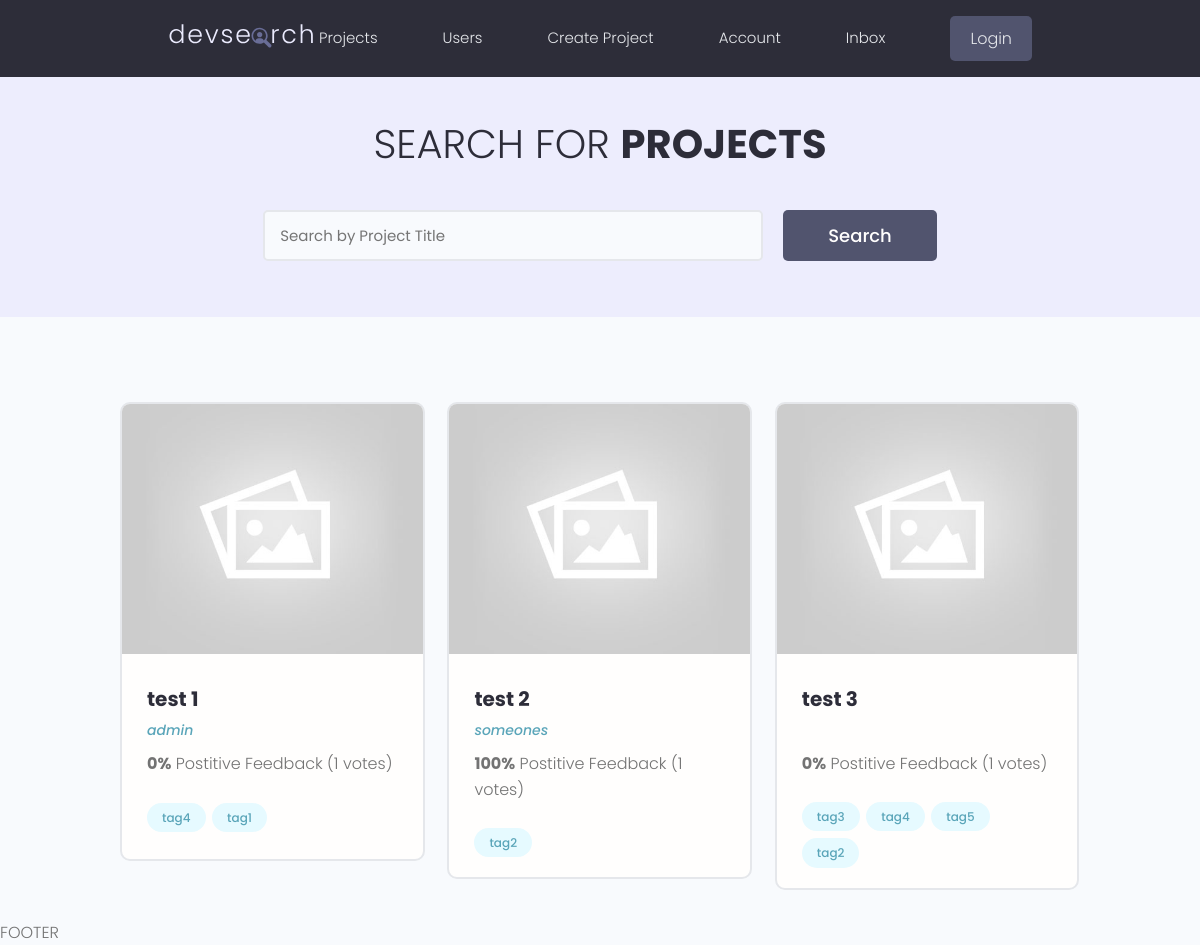
Before: / with the older database file.
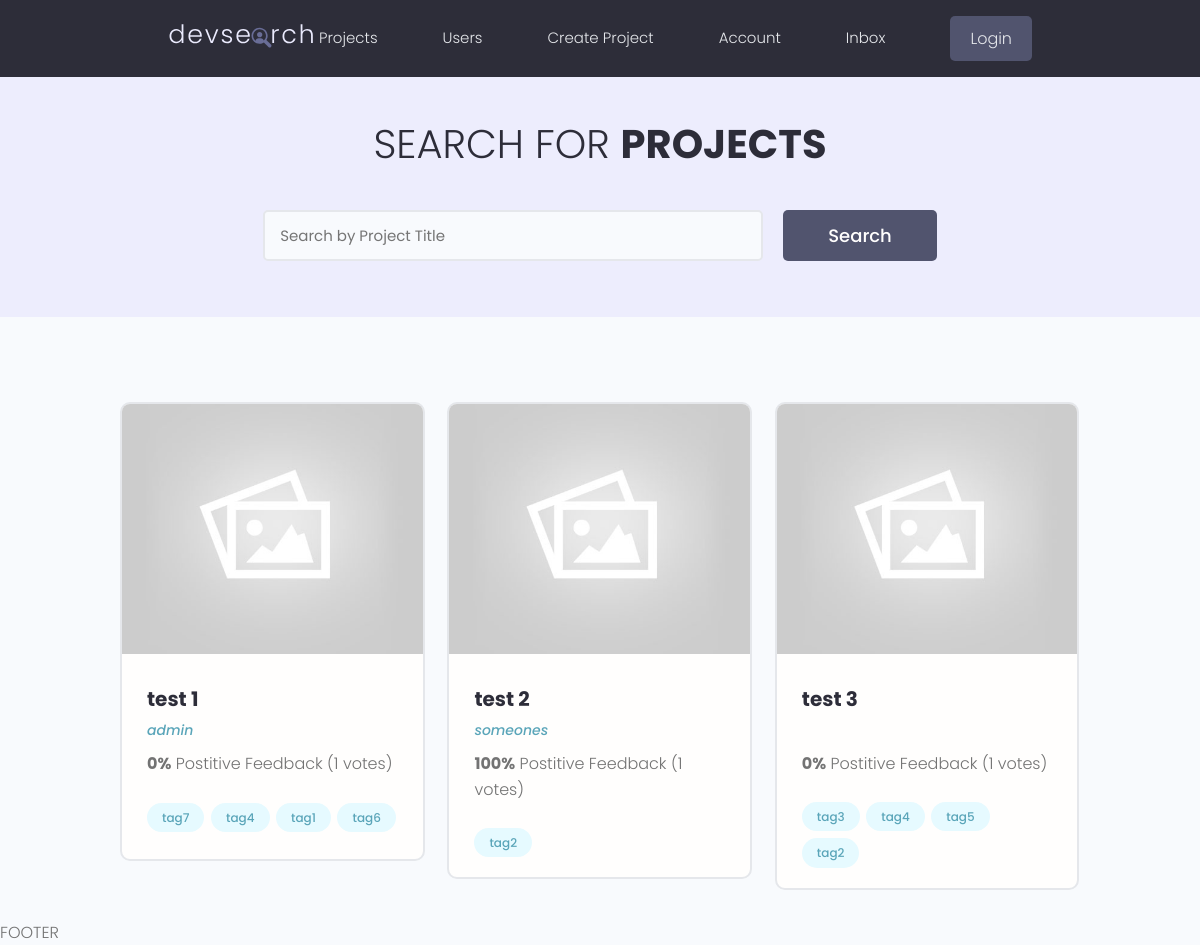
After: the same page with the newer database file.
### projects/models.py (models this page shows, shortened)
class Project(models.Model):
    owner = models.ForeignKey(Profile, null=True, blank=True, on_delete=models.SET_NULL)
    title = models.CharField(max_length=200)
    description = models.TextField(null=True, blank=True)
    featured_image = models.ImageField(null=True, blank=True, default="default.jpg")
    demo_link = models.CharField(max_length=2000, null=True, blank=True)
    source_link = models.CharField(max_length=2000, null=True, blank=True)
    tags = models.ManyToManyField('Tag', blank=True)
    vote_total = models.IntegerField(default=0, null=True, blank=True)
    vote_ratio = models.IntegerField(default=0, null=True, blank=True)
    created = models.DateTimeField(auto_now_add=True)
    id = models.UUIDField(default=uuid.uuid4, unique=True, primary_key=True, editable=False)

class Tag(models.Model):
    name = models.CharField(max_length=200)
    created = models.DateTimeField(auto_now_add=True)
    id = models.UUIDField(default=uuid.uuid4, unique=True, primary_key=True, editable=False)
    def __str__(self):
        return self.name

### users/models.py (models this page shows, shortened)
class Profile(models.Model):
    user = models.OneToOneField(User, on_delete=models.CASCADE, null=True, blank=True)
    name = models.CharField(max_length=200, null=True, blank=True)
    email = models.EmailField(max_length=500, null=True, blank=True)
    username = models.CharField(max_length=200, null=True, blank=True)
    user_info = models.CharField(max_length=200, null=True, blank=True)
    user_bio = models.TextField(null=True, blank=True)
    profile_picture = models.ImageField(null=True, blank=True, upload_to='profiles/', default="profiles/user_default.jpg")
    user_website = models.CharField(max_length=200, null=True, blank=True)
    created = models.DateTimeField(auto_now_add=True)
    id = models.UUIDField(default=uuid.uuid4, unique=True, primary_key=True, editable=False)

### projects/views.py (the view)
# urls.py: path('', views.projects, name="projects"),
def projects(request):
    projects, search_query = searchProjects(request)
    context = {'projects': projects, 'search_query': search_query}
    return render(request, 'projects/projects.html', context)

### projects/utils.py (called while the page is built)
def searchProjects(request):
    search_query = ''
    if request.GET.get('search_query'):
        search_query = request.GET.get('search_query')
    projects = Project.objects.filter(title__icontains=search_query)
    return projects, search_query

### projects/templates/projects/projects.html (shortened to what this page needs)
<!DOCTYPE html>
<html lang="en">
<head>
</head>
<body>
{% extends  'main.html' %}
{% block content %}
  <main class="projects">
    <section class="hero-section text-center">
      <div class="container container--narrow">
        <div class="hero-section__box">
          <h2>Search for <span>Projects</span></h2>
        </div>
        <div class="hero-section__search">
          <form class="form" action="{% url 'projects' %}" method="get">
            <div class="form__field">
              <input class="input input--text" id="formInput#search" type="text" name="search_query"
                value="{{search_query}}" placeholder="Search by Project Title" />
            </div>
            <input class="btn btn--sub btn--lg" type="submit" value="Search" />
          </form>
        </div>
      </div>
    </section>
    <section class="projectsList">
      <div class="container">
        <div class="grid grid--three">
            {% for project in projects %}
          <div class="column">
            <div class="card project">
              <a href="{% url 'project' project.id %}" class="project">
                <img class="project__thumbnail" src="{{project.featured_image.url}}" alt="project thumbnail" />
                <div class="card__body">
                  <h3 class="project__title">{{project.title}}</h3>
                  <p><a class="project__author">{{project.owner.name}}</a></p>
                  <p class="project--rating">
                    <span style="font-weight: bold;">{{project.vote_ratio}}%</span> Postitive
                    Feedback ({{project.vote_total}} votes)
                  </p>
                  <div class="project__tags">
                      {% for tag in project.tags.all %}
                    <span class="tag tag--pill tag--main">
                      <small>{{tag}}</small>
                    </span>
                      {% endfor %}
                  </div>
                </div>
              </a>
            </div>
          </div>
            {% endfor %}
        </div>
      </div>
    </section>
  </main>
{% endblock %}

Changed rows visible on the page:
added Tag: name "tag7", shown under Project "test 1"
added Tag: name "tag6", shown under Project "test 1"
